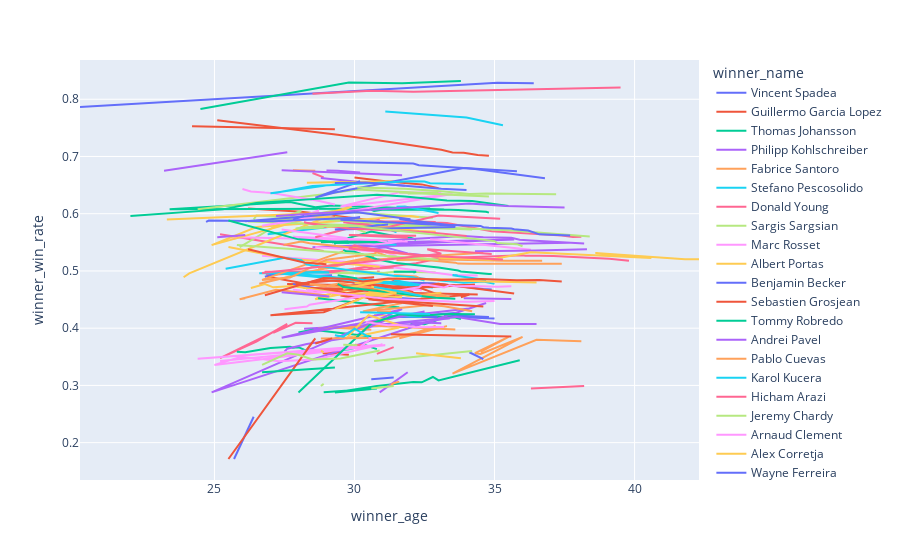

Notebook source saved alongside this figure:
### Code cell
df_agg = df2.groupby(['winner_name','winner_age'])[['winner_win_rate']].mean()
proj = pd.merge(df2, df_agg).tail(1000)
px.line(proj, x='winner_age', y='winner_win_rate', color='winner_name')
